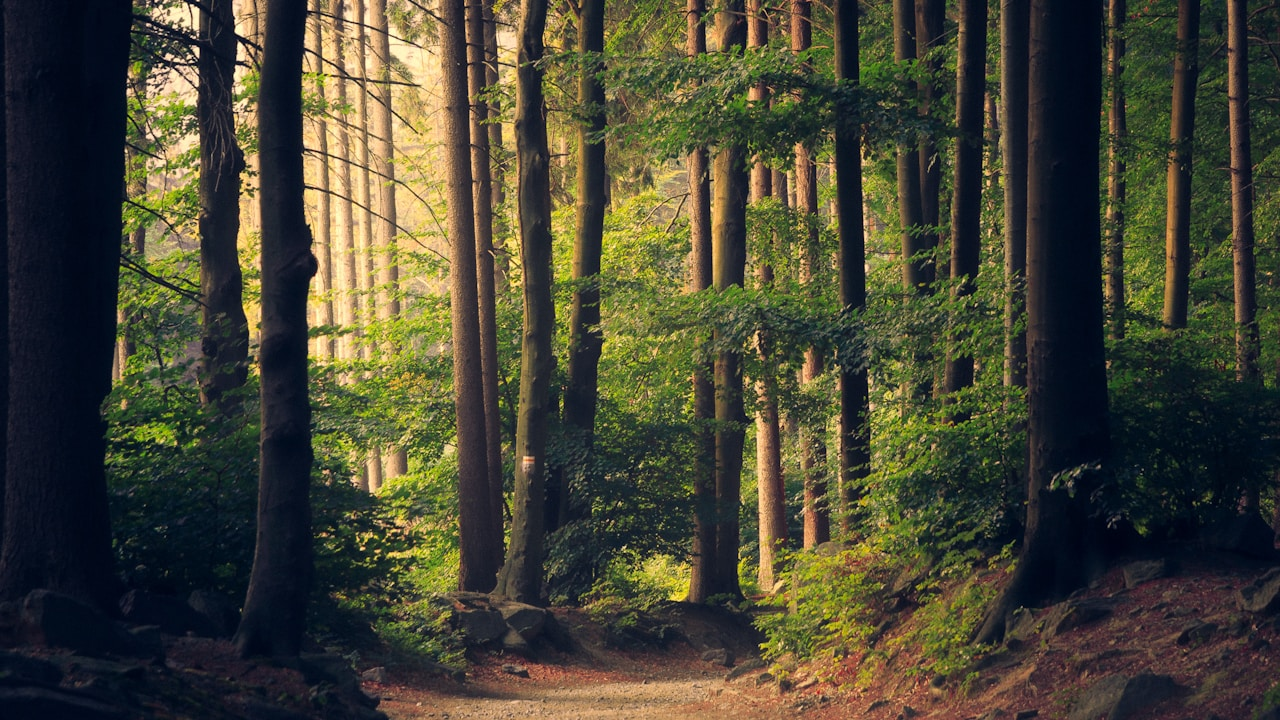
#> input picture assets/video/bosque_brumoso.jpg, 1280 x 720 px
$ python compare_frames.py assets/video/bosque_brumoso.jpg assets/video/bosque_ventana.jpg
#> lines starting #> are read from the running program, lines starting #| are printed output that depends on the picture
from PIL import Image
import numpy as np
from pathlib import Path
import sys

# Usage: compare_frames.py frameA.jpg frameB.jpg
if len(sys.argv) >= 3:
    f1 = Path(sys.argv[1])
    f2 = Path(sys.argv[2])
else:
    f1 = Path('out/frame_005.jpg')
    f2 = Path('out/frame_010.jpg')

if not (f1.exists() and f2.exists()):
    print('ERROR: frames missing')
    raise SystemExit(2)

# Load and convert to grayscale for robustness
i1 = np.array(Image.open(f1).convert('L')).astype(float)
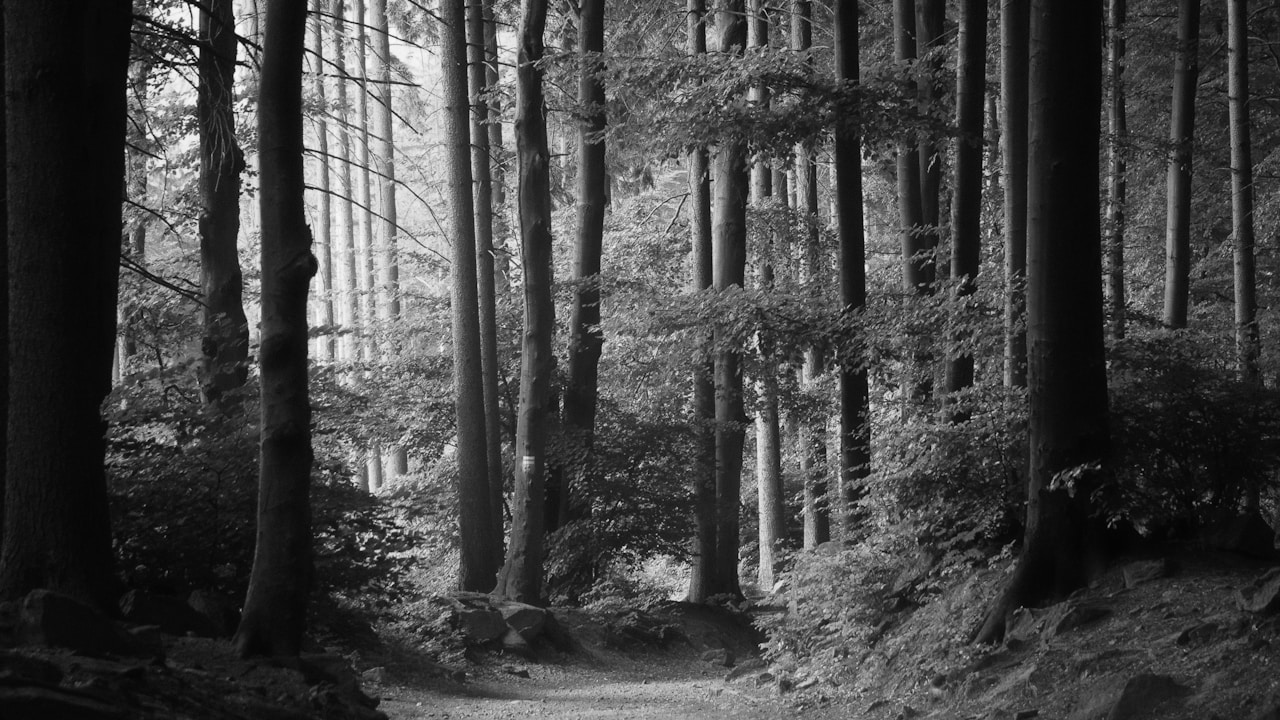
#> i1: shape (720, 1280) float64; min 0, max 250, mean 68
i2 = np.array(Image.open(f2).convert('L')).astype(float)
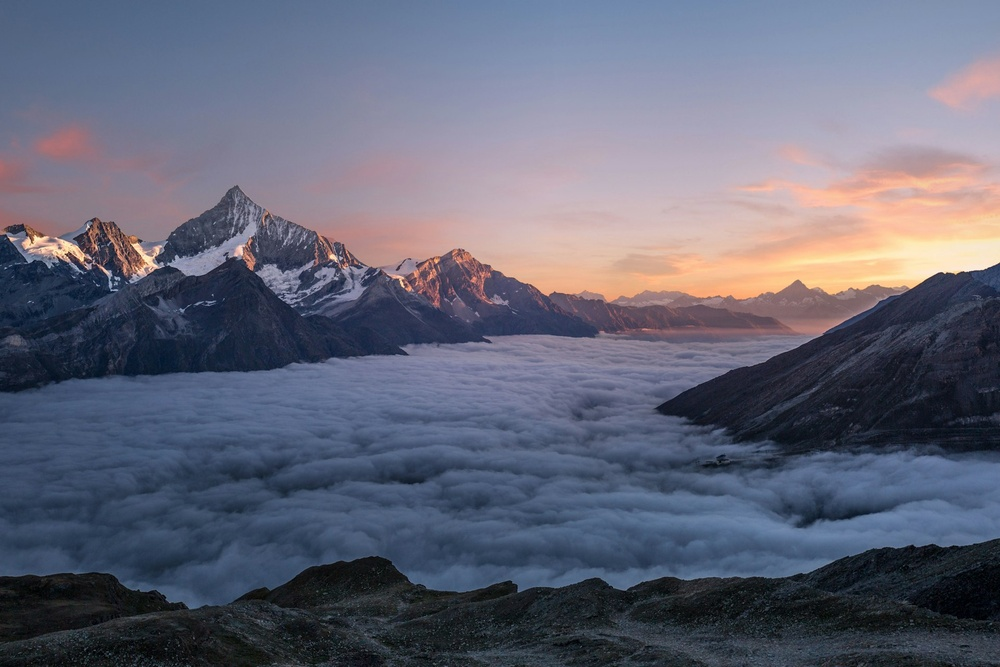
#> input picture assets/video/bosque_ventana.jpg, 1000 x 667 px, shrunk from 1920 x 1280 before the run
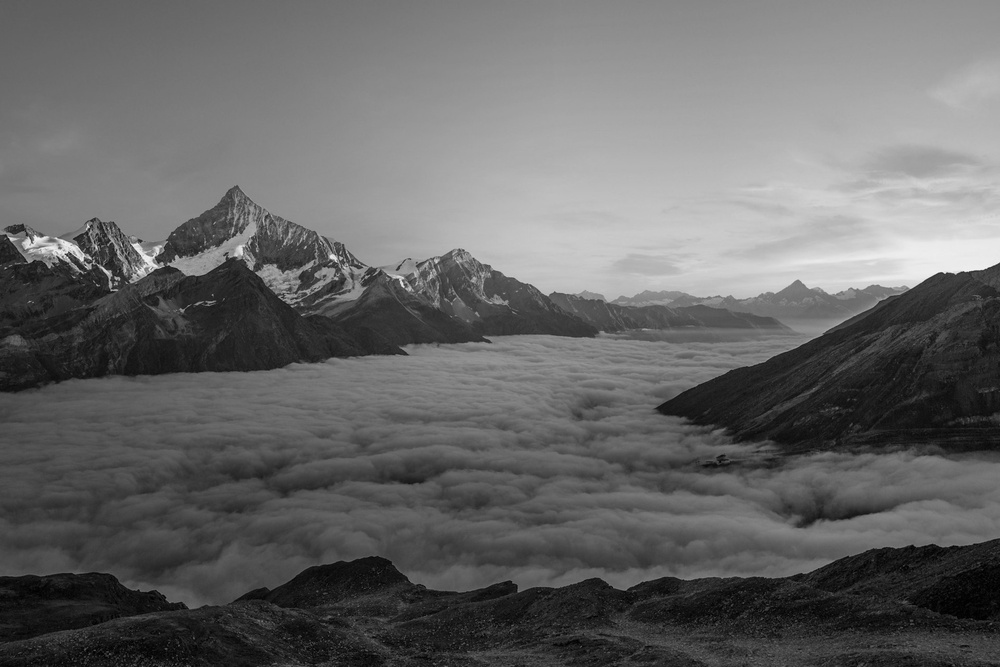
#> i2: shape (667, 1000) float64; min 0, max 245, mean 102.6

#> (the run stopped early here; a loop or call above may not have finished)
